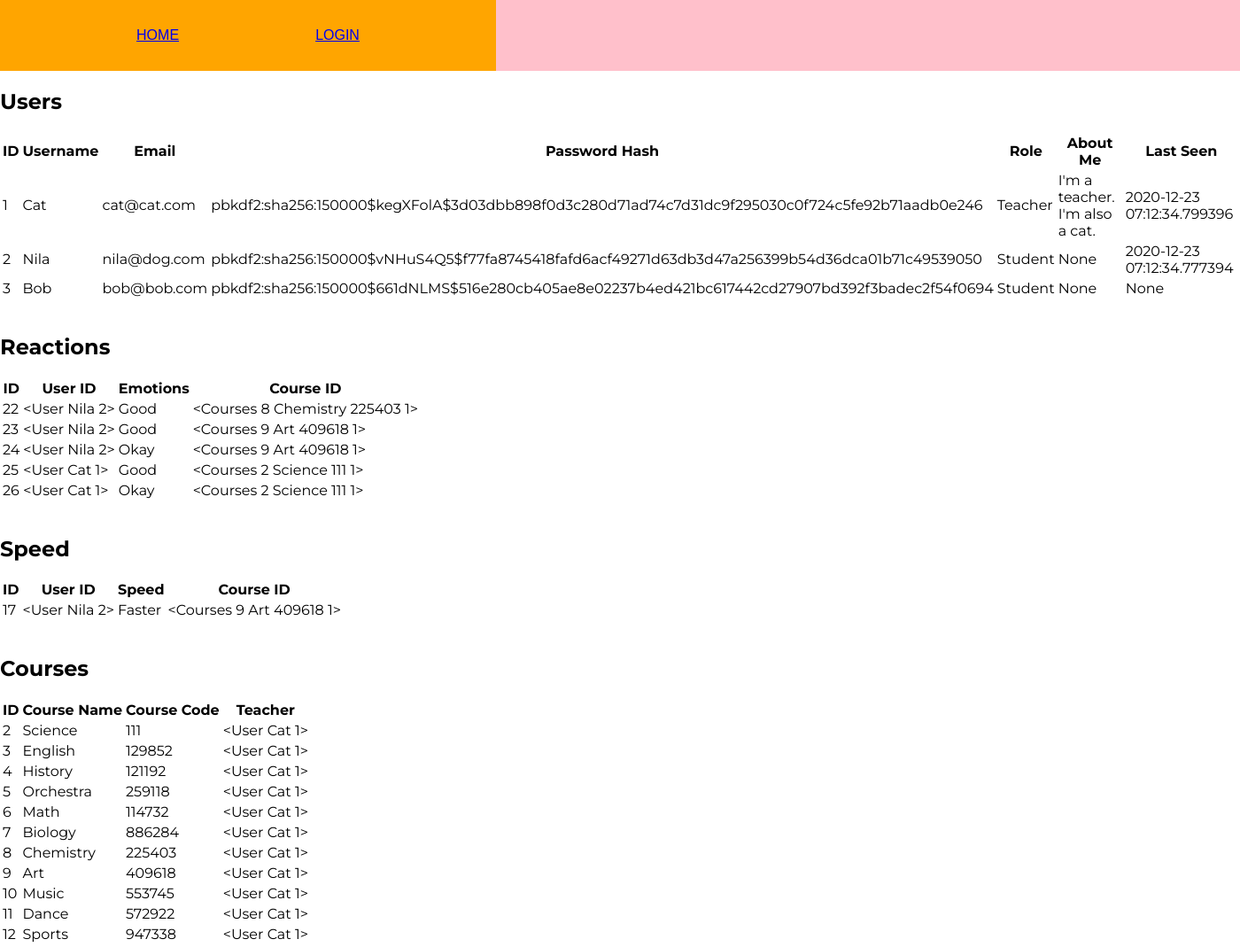
The page /database (upper part) on the database as committed earlier.
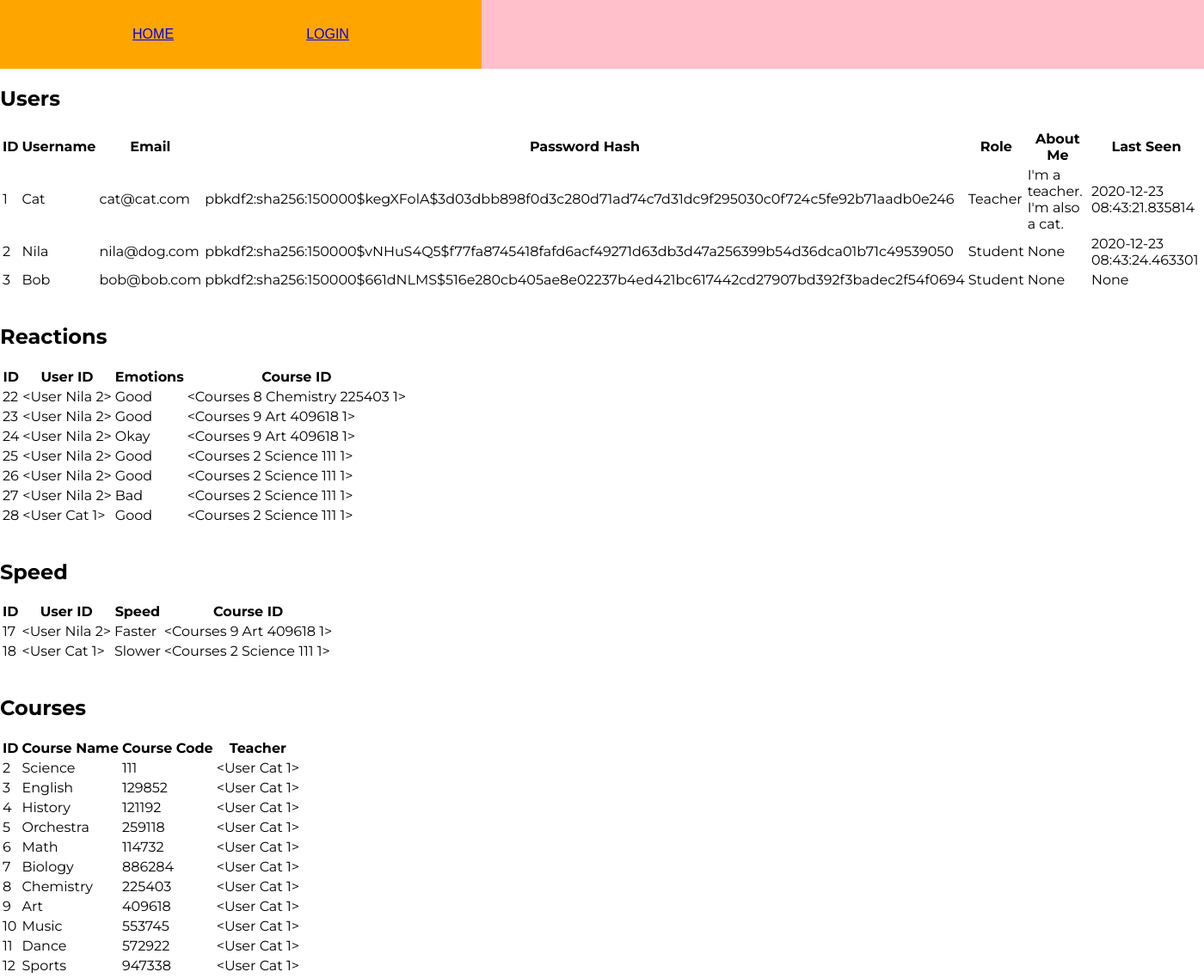
The same page on the database as committed later.
### app/models.py (models this page shows, shortened)
class User(UserMixin, db.Model):
    id = db.Column(db.Integer, primary_key=True)
    username = db.Column(db.String(64), index=True, unique=True) # adding columns to the database
    email = db.Column(db.String(120), index=True, unique=True)
    password_hash = db.Column(db.String(128))
    role = db.Column(db.Integer, index=False, unique=False) # 0 is Teacher, 1 is Student
    about_me = db.Column(db.String(140))
    last_seen = db.Column(db.DateTime, default=datetime.utcnow)
    posts = db.relationship('Post', backref='author', lazy='dynamic') # First part is calling it from the Post model, secret field is the backref (author)
    reactions = db.relationship('Reactions', backref='reactor', lazy='dynamic') # This will show all the reactions that this user has made
    teaches = db.relationship('Courses', backref='teacher', lazy='dynamic') # This will show all the courses that the user teaches
    signups = db.relationship('Signups', backref='student', lazy='dynamic') # This will show all of the signups of that user
    speed = db.relationship('Speed', backref='speeder', lazy='dynamic') # This will show all the speed complaints of that user
    def __repr__(self):
        return '<User {} {}>'.format(self.username, self.id)

class Reactions(db.Model): # A base class for all models from Flask SQLAlchemy
    id = db.Column(db.Integer, primary_key=True) # every new database should have an ID so it knows how to organize the info passed in
    user_id = db.Column(db.Integer, db.ForeignKey('user.id')) # Taking the user ID from the user model, using the backref of reactor will show you the actual user
    emotions = db.Column(db.Integer, index=False, unique=False) # Creating a new column in the database for emotions. Not unique and not indexable
    reactions_course_id = db.Column(db.Integer, db.ForeignKey('courses.id')) # Using backref of course_actual will show you the actual course

class Courses(db.Model):
    id = db.Column(db.Integer, primary_key=True) # Always need ID
    course_name = db.Column(db.String(140), index=False, unique=False) # Not indexable or unique bc many people can have the same course
    code = db.Column(db.Integer, index=True, unique=True) # Indexable to link it back to the course name
    teacher_id = db.Column(db.Integer, db.ForeignKey('user.id'))  # Taking the user ID from the user model, using backref of teacher will show you the actual teacher
    signups = db.relationship('Signups', backref='course_id', lazy='dynamic') # This will show all the student signups for this course
    reactions = db.relationship('Reactions', backref='course_actual', lazy='dynamic') # This will show all the reactions for this course
    speed = db.relationship('Speed', backref='course_s', lazy='dynamic') # This will show all the speed complaints for this course
    status = db.relationship('Status', backref='s_course_id', lazy='dynamic') # This will show the status of the course, one-to-one relationship
    def __repr__(self):
        return '<Courses {} {} {} {}>'.format(self.id, self.course_name, self.code, self.teacher_id)

class Speed(db.Model):
    id = db.Column(db.Integer, primary_key=True)
    user_id = db.Column(db.Integer, db.ForeignKey('user.id')) # Use the backref of speeder will show you actual user
    speed = db.Column(db.Integer, index=False, unique=False) # New column holding speed values, not unique nor indexable
    speed_course_id = db.Column(db.Integer, db.ForeignKey('courses.id')) # Using backref of course_s will show actual course

### app/routes.py (the view)
@app.route('/database')
def database():
    user_all = User.query.all() # All the users are stored in this variable, to be used in the HTML
    reactions_all = Reactions.query.all()
    courses_all = Courses.query.all()
    signups_all = Signups.query.all()
    speed_all = Speed.query.all()
    status_all = Status.query.all()
    user_signups = User.query.join(Signups, (Signups.user_id == User.id)).join(Courses, (Courses.id == Signups.course))
    return render_template('database.html', user_all=user_all, reactions_all=reactions_all, courses_all=courses_all, signups_all=signups_all, user_signups=user_signups, speed_all=speed_all, status_all=status_all, title='Database') # Have to pass in your variables above in here

### app/routes.py (called while the page is built)
@app.before_request # This function will be executed right before the view function
def before_request():
    if current_user.is_authenticated: # Checks whether the current user is logged in
        current_user.last_seen = datetime.utcnow() # Sets the last seen to the date using the UTC time zone
        db.session.commit() # Don't need to do db.session.add() because the user is already in the database (using a current_user)

### app/templates/database.html (shortened to what this page needs)
{% extends "base.html" %}
{% block content %}
    <h2>Users</h2>
    <table>
    <tr>
        <th>ID</th>
        <th>Username</th>
        <th>Email</th>
        <th>Password Hash</th>
        <th>Role</th>
        <th>About Me</th>
        <th>Last Seen</th>
    </tr>
    {% for user in user_all %}
        <tr>
            <td>{{ user.id }}</td>
            <td>{{ user.username }}</td>
            <td>{{ user.email }}</td>
            <td>{{ user.password_hash }}</td>
            {% if user.role == 0 %}
                <td>Teacher</td>
            {% else %}
                <td>Student</td>
            {% endif %}
            <td>{{ user.about_me }}</td>
            <td>{{ user.last_seen }}</td>
        </tr>
    {% endfor %}
    </table>
    <br>
    <h2>Reactions</h2>
    <table>
    <tr>
        <th>ID</th>
        <th>User ID</th>
        <th>Emotions</th>
        <th>Course ID</th>
    </tr>
    {% for r in reactions_all %}
        <tr>
            <td>{{ r.id }}</td>
            <td>{{ r.reactor }}</td>
            {% if r.emotions == 0 %}
                <td>Good</td>
            {% elif r.emotions == 1 %}
                <td>Okay</td>
            {% else %}
                <td>Bad</td>
            {% endif %}
            <td>{{ r.course_actual }}</td>
        </tr>
    {% endfor %}
    </table>
    <br>
    <h2>Speed</h2>
    <table>
    <tr>
        <th>ID</th>
        <th>User ID</th>
        <th>Speed</th>
        <th>Course ID</th>
    </tr>
    {% for s in speed_all %}
        <tr>
            <td>{{ s.id }}</td>
            <td>{{ s.speeder }}</td>
            {% if s.speed == 0 %}
                <td>Faster</td>
            {% else %}
                <td>Slower</td>
            {% endif %}
            <td>{{ s.course_s }}</td>
        </tr>
    {% endfor %}
    </table>
    <br>
    <h2>Courses</h2>
    <table>
    <tr>
        <th>ID</th>
        <th>Course Name</th>
        <th>Course Code</th>
        <th>Teacher</th>
    </tr>
    {% for c in courses_all %}
        <tr>
            <td>{{ c.id }}</td>
            <td>{{ c.course_name }}</td>
            <td>{{ c.code }}</td>
            <td>{{ c.teacher }}</td>
        </tr>
    {% endfor %}
    </table>
    <br>
    <br>
    <br>
    <br>
{% endblock %}

Rows that differ between the two databases and show on the page:
changed User "Cat": last_seen "2020-12-23 07:12:34.799396" → "2020-12-23 08:43:21.835814"
changed User "Nila": last_seen "2020-12-23 07:12:34.777394" → "2020-12-23 08:43:24.463301"
changed Reactions id 25: reactor "<User Cat 1>" → "<User Nila 2>"
changed Reactions id 26: reactor "<User Cat 1>" → "<User Nila 2>"; emotions "Okay" → "Good"
added Reactions: id "27", reactor "<User Nila 2>", emotions "Bad", course_actual "<Courses 2 Science 111 1>"
added Reactions: id "28", reactor "<User Cat 1>", emotions "Good", course_actual "<Courses 2 Science 111 1>"
added Speed: id "18", speeder "<User Cat 1>", speed "Slower", course_s "<Courses 2 Science 111 1>"
